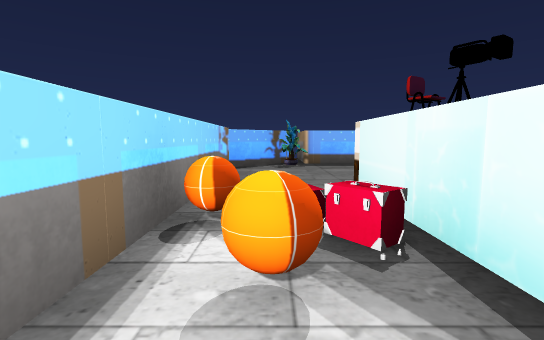
View 1 (above)

16 first-person views from a walk through a Unity game level. The camera is 1.5 m above the floor, tilts 6° down and sees 85° across. The floor is counted in squares, 2 m on a side. Each view is taken from the middle of a square. On the plan, view 1 faces up. The plan holds only what a view shows up to about 10 squares ahead; the rest is blank. Some animated figures are not drawn. Some surface patterns are stand-ins.

View 2
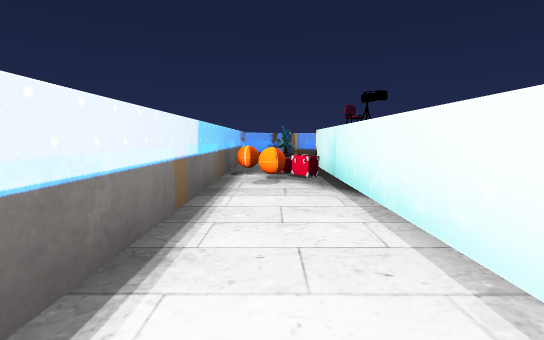

View 3
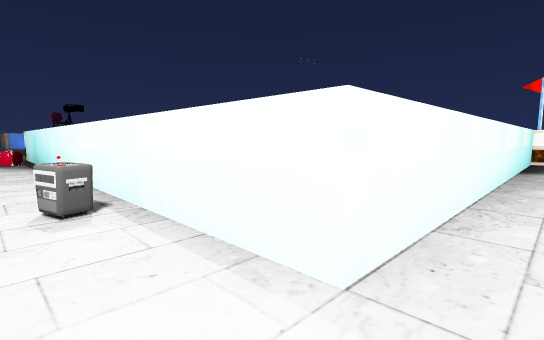

View 4
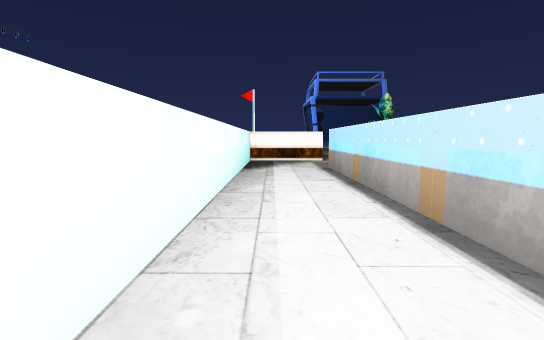

View 5
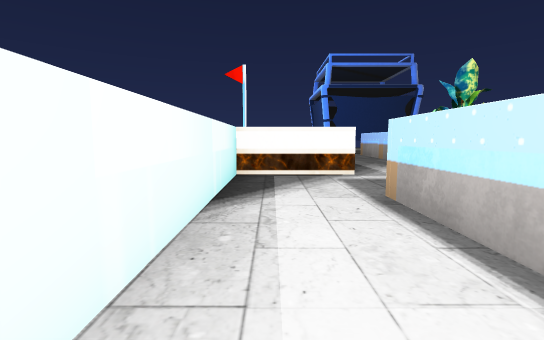

View 6
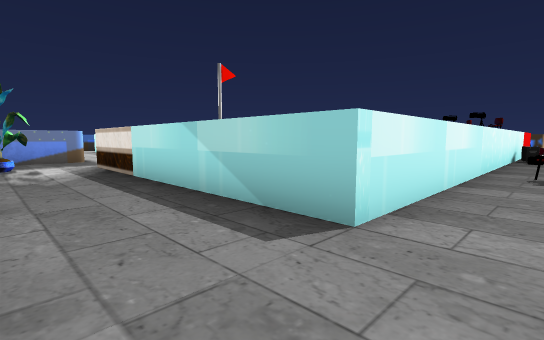

View 7
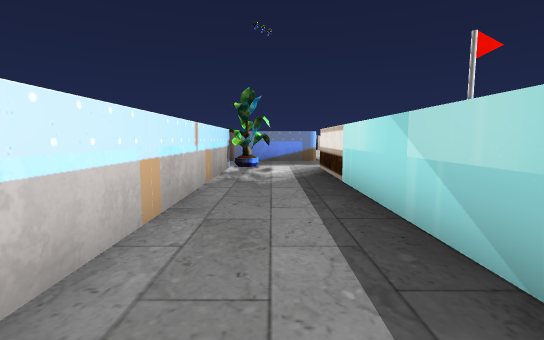

View 8
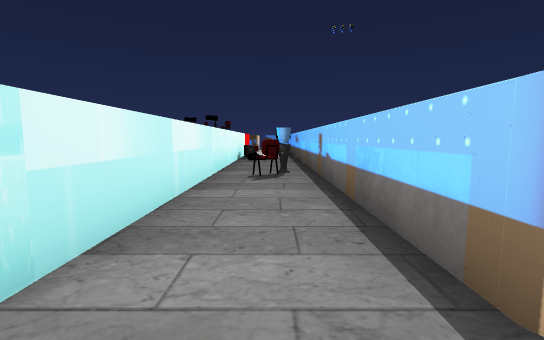

View 9
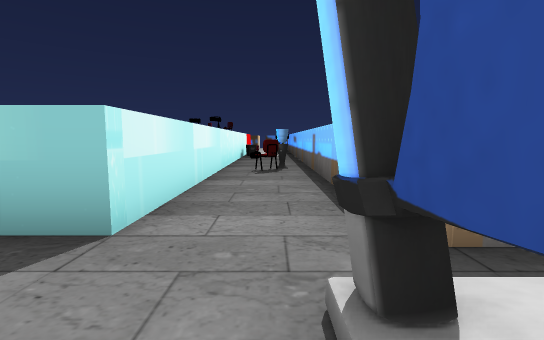

View 10
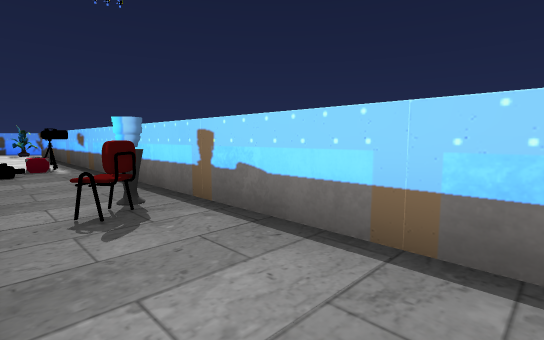

View 11
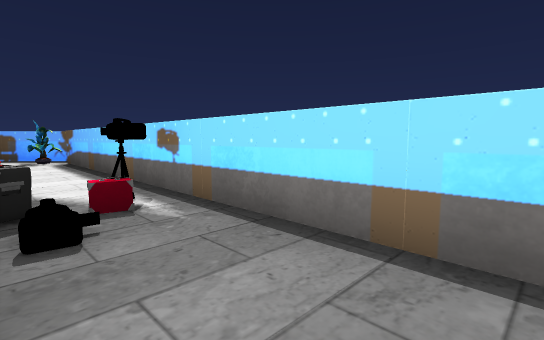

View 12
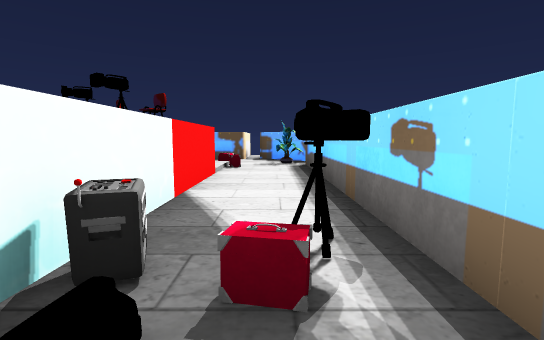

View 13
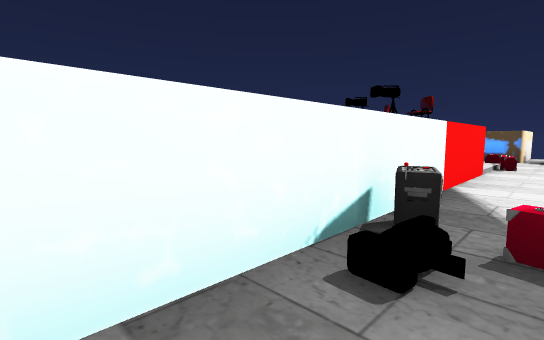

View 14
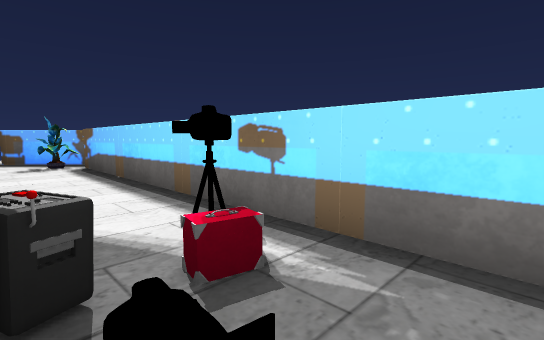

View 15
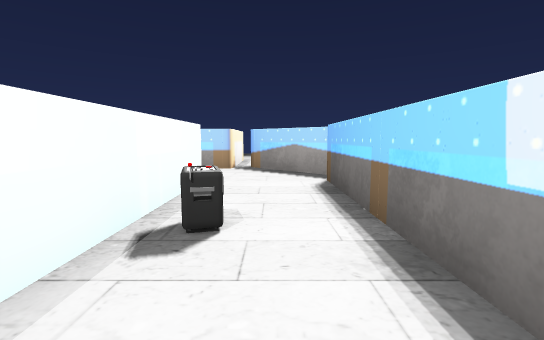

View 16
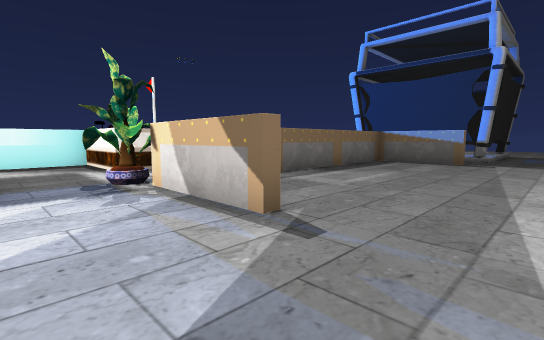

### Floor plan
Ten units are one square. View 1 is at (0, 0); x grows to the right and y downward. Boxes are objects, and circles mark ways between rooms. Rooms are numbered by the first view taken in them; rooms with no view inside come last. Other rooms are left out.
<svg viewBox="-25 -59 240 239">
<path fill="none" stroke="#000" d="M116 131 179 131M10 105 90 105 90 124M-12 91 5 109M188 55 188 107 113 107 113 83 13 83 13 -45M203 125 203 118M210 109 210 60M-10 -25 -10 84M-10 -54 -10 -34M10 131 10 105M-10 -34 -10 -25M90 124 90 134M110 159 110 135M188 160 188 134 139 134M204 162 204 156M210 60 210 -54M188 -46 188 55"/>
<rect x="-5" y="-25" width="10" height="20" fill="#bbb"><title>other object</title></rect>
<rect x="-5" y="-35" width="10" height="10" fill="#bbb"><title>TV</title></rect>
<rect x="5" y="55" width="10" height="10" fill="#bbb"><title>TV</title></rect>
<rect x="5" y="-25" width="10" height="10" fill="#bbb"><title>TV</title></rect>
<rect x="105" y="115" width="10" height="20" fill="#bbb"><title>TV</title></rect>
<rect x="-15" y="-35" width="10" height="10" fill="#bbb"><title>other object</title></rect>
<rect x="185" y="-5" width="10" height="10" fill="#bbb"><title>TV</title></rect>
<rect x="195" y="45" width="10" height="10" fill="#bbb"><title>other object</title></rect>
<rect x="195" y="5" width="10" height="10" fill="#bbb"><title>TV</title></rect>
<rect x="195" y="-5" width="10" height="10" fill="#bbb"><title>TV</title></rect>
<circle cx="100" cy="130" r="3" fill="#2a7"/>
<circle cx="200" cy="130" r="3" fill="#2a7"/>
<circle cx="190" cy="60" r="3" fill="#2a7"/>
<text x="80" y="90">1</text>
<text x="-20" y="70">2</text>
<text x="200" y="10">3</text>
</svg>
Room 1 opens to room 2. Room 1 opens to room 3.

Where each view was taken, in squares from view 1:
view 1: 0 up, 0 right, facing up
view 2: 4 down, 0 right, facing up
view 3: 9 down, 0 right, facing up-right
view 4: 9 down, 1 right, facing right
view 5: 9 down, 5 right, facing right
view 6: 13 down, 20 right, facing up-left
view 7: 12 down, 19 right, facing left
view 8: 12 down, 20 right, facing up
view 9: 13 down, 20 right, facing up
view 10: 9 down, 19 right, facing up-right
view 11: 4 down, 19 right, facing up-right
view 12: 2 down, 20 right, facing up
view 13: 3 down, 20 right, facing up-left
view 14: 2 down, 19 right, facing up-right
view 15: 3 down, 0 right, facing down
view 16: 18 down, 9 right, facing up-right
